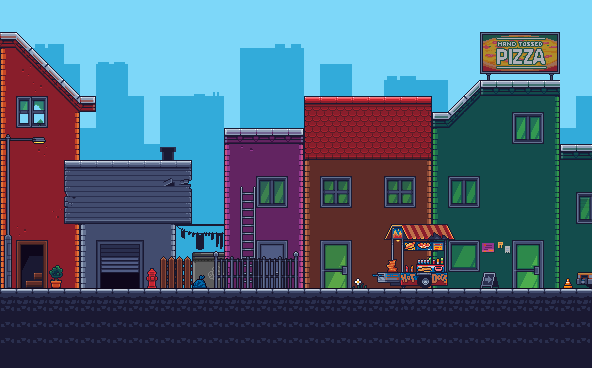

Rendered tile map (Tiled .tmx) drawn with the repository's tilesets; below, a short description and the map source with its tile grids summarised:
An orthogonal 37x23 tile map with 16x16 px tiles, 5 tile layers (Background, Tile Layer 5, Tile Layer 2, Tile Layer 3, ...) and 2 objects (shop, smoke).

<map version="1.10" tiledversion="1.10.2" orientation="orthogonal" renderorder="right-down" width="37" height="23" tilewidth="16" tileheight="16" infinite="0" nextlayerid="12" nextobjectid="4">
 <editorsettings>
  <export target="streetMap.json" format="json" />
 </editorsettings>
 <tileset firstgid="1" source="mp_cs_tilemap_all.tsx" />
 <layer id="1" name="Background" width="37" height="23">
  <data>[851 cells, 851 non-empty, 2 distinct tile ids]</data>
 </layer>
 <layer id="10" name="Tile Layer 5" width="37" height="23">
  <data>[851 cells, 292 non-empty, 8 distinct tile ids]</data>
 </layer>
 <layer id="6" name="Tile Layer 2" width="37" height="23">
  <data>[851 cells, 345 non-empty, 32 distinct tile ids]</data>
 </layer>
 <layer id="7" name="Tile Layer 3" width="37" height="23">
  <data>[851 cells, 205 non-empty, 107 distinct tile ids]</data>
 </layer>
 <layer id="8" name="Tile Layer 4" width="37" height="23">
  <data>[851 cells, 115 non-empty, 69 distinct tile ids]</data>
 </layer>
 <objectgroup id="11" name="interactive">
  <object id="2" name="shop" x="371.273" y="224.182" width="82.7273" height="64.3636" />
  <object id="3" name="smoke" x="96" y="240.333" width="46.6667" height="47.6667" />
 </objectgroup>
</map>
